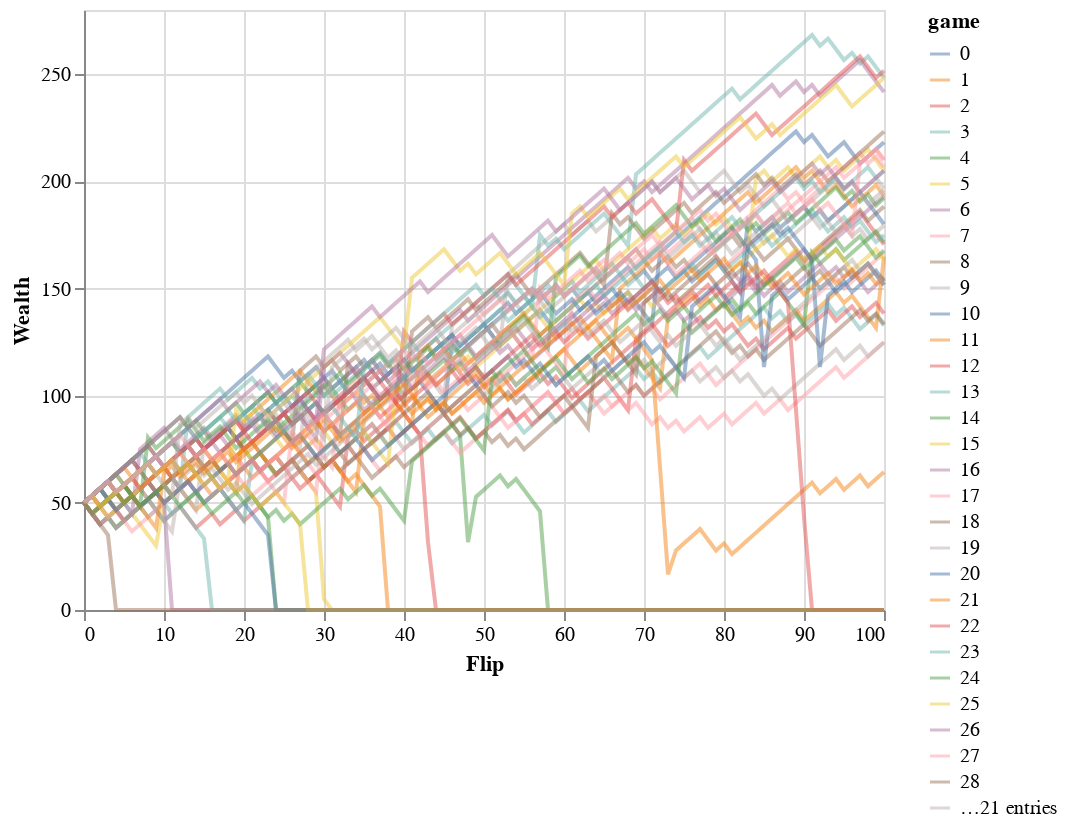

The notebook cell saved with this chart:
### Markdown cell above
# Betting big when seeing a string of tails!

### Code cell
dummy.plot_games(n_games=50, log=False, opacity=0.5)

### Figure 1 — Vega-Lite specification as saved in the notebook (floating-point values rounded to 4 significant figures; data arrays with more than 128 entries replaced by an {"elided": "..."} marker saying what was removed)
{"config": {"view": {"continuousWidth": 400, "continuousHeight": 300}}, "data": {"name": "data-e7df0b8fca405689b9ed0cf026a202d4"}, "mark": {"type": "line", "opacity": 0.5}, "encoding": {"color": {"field": "game", "type": "nominal"}, "x": {"field": "flip", "title": "Flip", "type": "quantitative"}, "y": {"field": "wealth", "title": "Wealth", "type": "quantitative"}}, "$schema": "https://vega.github.io/schema/vega-lite/v4.17.0.json", "datasets": {"data-e7df0b8fca405689b9ed0cf026a202d4": {"elided": "5050 records"}}}
